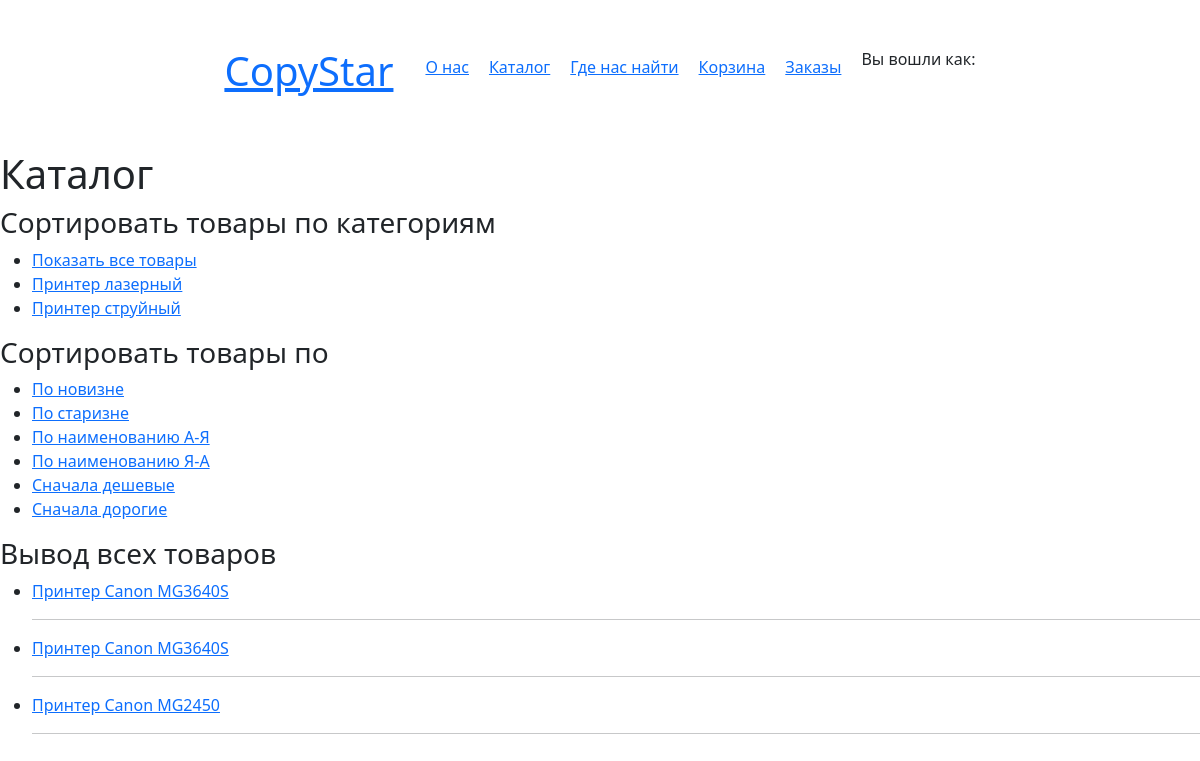
Page /catalog/ on the committed database.
### main/models.py (models this page shows, shortened)
class Category(models.Model):
    name = models.CharField(max_length=100, verbose_name='Имя категории')
    class Meta:
        verbose_name = 'Категория'
        verbose_name_plural = 'Категории'

class Product(models.Model):
    photo = models.ImageField(upload_to="product_photos")
    name = models.CharField(max_length=150, verbose_name='Имя товара')
    description = models.TextField(verbose_name='Описание товара')
    production_year = models.DateField(verbose_name='Дата производства')
    price = models.DecimalField(max_digits=10, decimal_places=2, verbose_name='Стоимость')
    quantity = models.IntegerField(verbose_name='Количество шт.')
    category = models.ForeignKey(Category, on_delete=models.CASCADE, verbose_name='Категория товара')
    def get_absolute_url(self):
        return reverse('product', kwargs={'product_id': self.pk})
    class Meta:
        verbose_name = 'Товар'
        verbose_name_plural = 'Товары'

### main/views.py (the view)
# urls.py: path('catalog/', catalog, name='catalog'),
def catalog(request):
    categories = Category.objects.all()  # Получаем список всех категорий
    products = Product.objects.all()
    sort_by = request.GET.get('sort_by')
    if sort_by == 'newest':
        products = products.order_by('-production_year')
    elif sort_by == 'oldest':
        products = products.order_by('production_year')
    elif sort_by == 'name+':
        products = products.order_by('name')
    elif sort_by == 'name-':
        products = products.order_by('-name')
    elif sort_by == 'price-':
        products = products.order_by('-price')
    elif sort_by == 'price+':
        products = products.order_by('price')
    return render(request, 'main/catalog/catalog.html', {'categories': categories, 'products': products})

### main/templates/main/catalog/catalog.html (shortened to what this page needs)
{% extends 'main/base.html' %}
{% block content %}
    <h1>Каталог</h1>
    <h3>Сортировать товары по категориям</h3>
    <ul class="product_cat">
        <li><a href="{% url 'catalog' %}">Показать все товары</a></li>
        {% for cat in categories %}
            <li><a href="{% url 'category' cat_id=cat.pk %}">{{ cat.name }}</a></li>
        {% endfor %}
    </ul>
    <h3>Сортировать товары по</h3>
    <ul class="sort_by">
        <li><a href="?sort_by=newest">По новизне</a></li>
        <li><a href="?sort_by=oldest">По старизне</a></li>
        <li><a href="?sort_by=name">По наименованию А-Я</a></li>
        <li><a href="?sort_by=name-">По наименованию Я-А</a></li>
        <li><a href="?sort_by=price+">Сначала дешевые</a></li>
        <li><a href="?sort_by=price-">Сначала дорогие</a></li>
    </ul>
    {% if categories %}
        <h3>Вывод всех товаров</h3>
    	{% else %}
        <h3>Вы выбрали категорию: {{ category.name }}</h3>
    {% endif %}
    <ul>
        {% for product in products %}
            <li class="catalog_li">
                <a href="{{ product.get_absolute_url }}">{{ product.name }}</a>
                <hr>
            </li>
        {% endfor %}
    </ul>
{% endblock %}

### main/static/main/css/base.css (style rules this page uses)
* { margin: 0; padding: 0; box-sizing: border-box; }

### rows in the picture
Category: name "Принтер лазерный"
Category: name "Принтер струйный"
Product: name "Принтер Canon MG3640S"
Product: name "Принтер Canon MG3640S"
Product: name "Принтер Canon MG2450"
